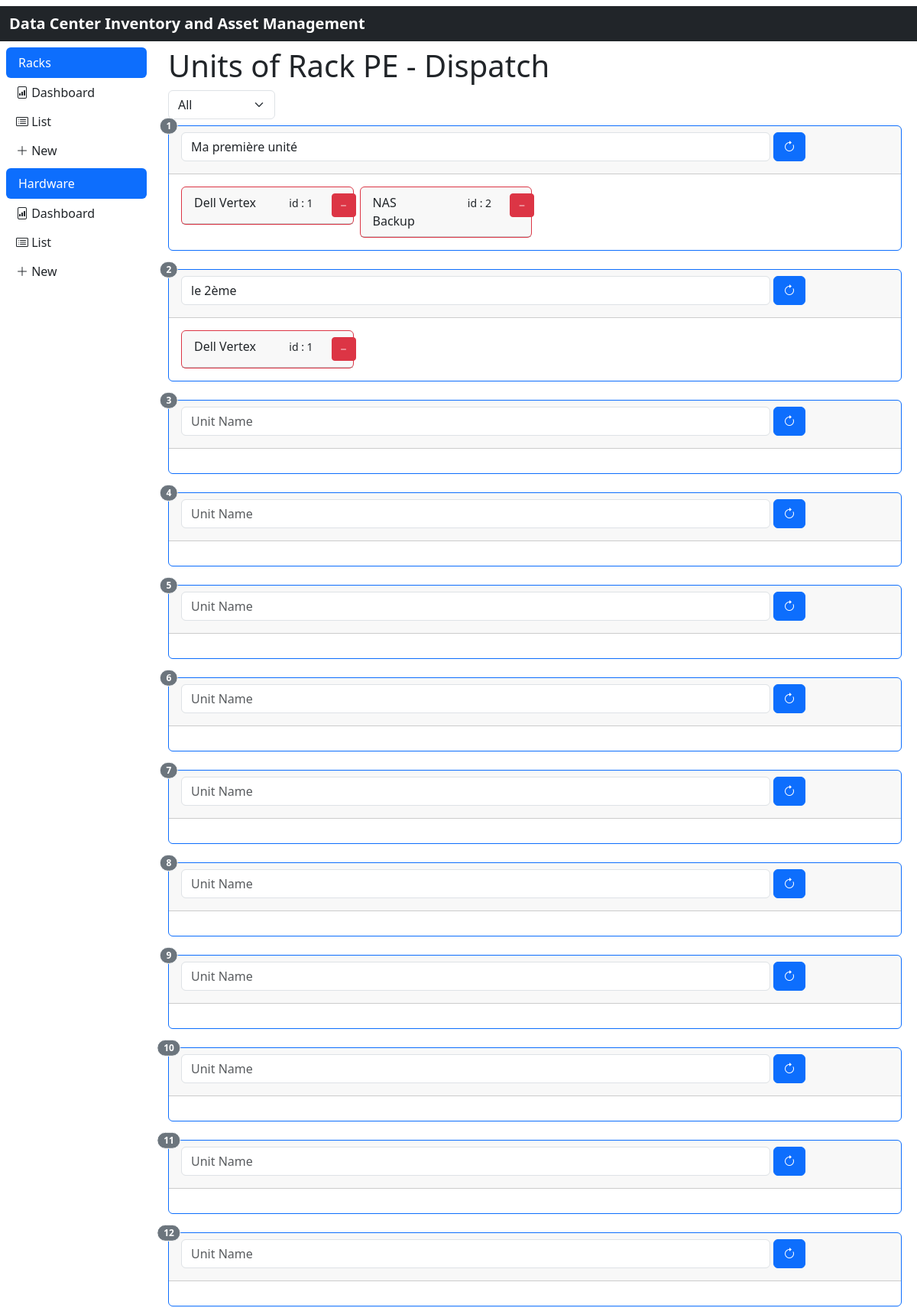
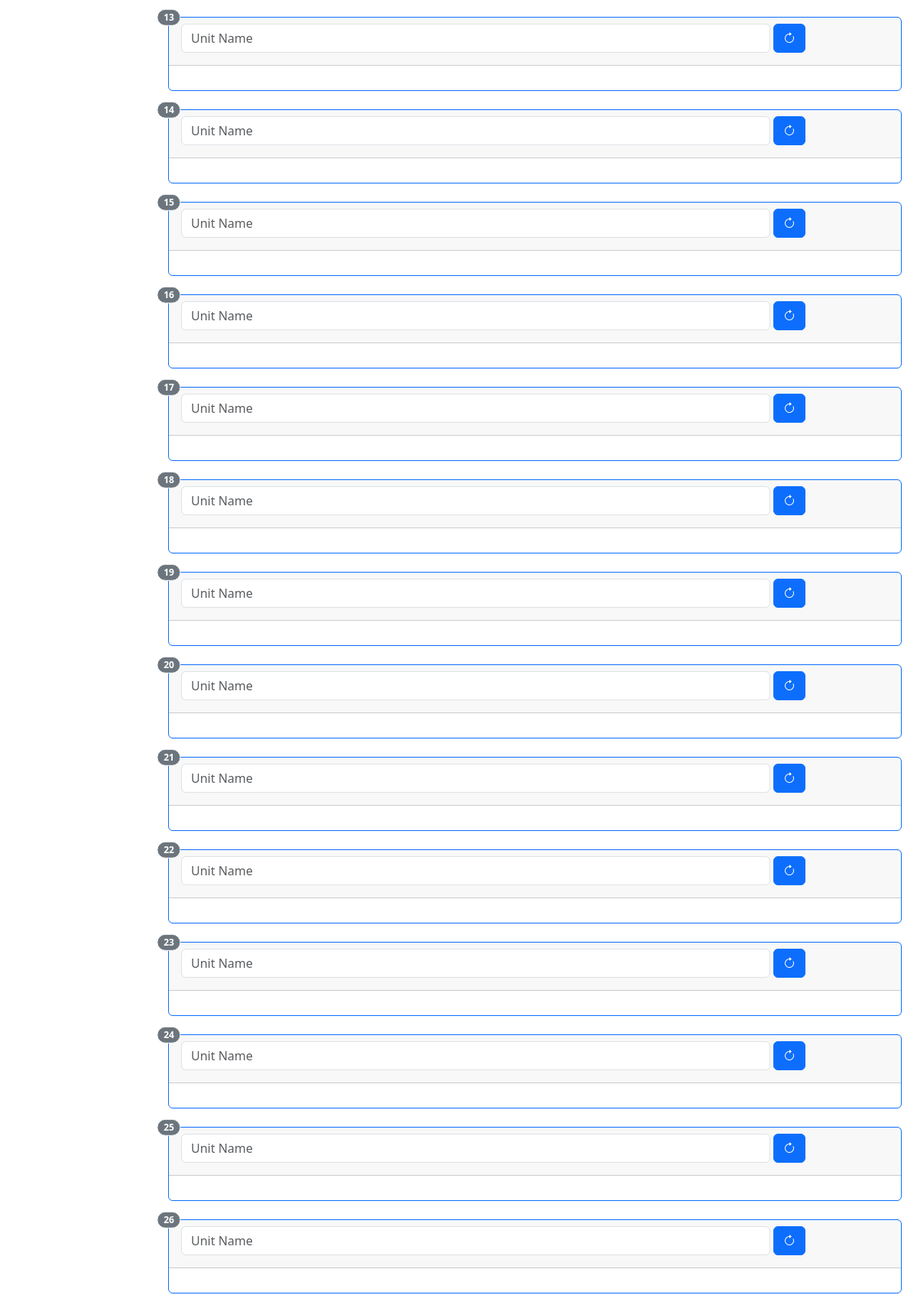
Screenshot of /rack/view/1 (upper part) with the database file from the repository (2 pictures, top to bottom).
### models.py (models this page shows)
class TimeMixin(object):
    created: Mapped[Optional[datetime]] = mapped_column(DateTime, nullable=False, default=datetime.now(timezone.utc))
    updated: Mapped[Optional[datetime]] = mapped_column(DateTime, nullable=True, default=datetime.now(timezone.utc), onupdate=datetime.now(timezone.utc))
    deleted: Mapped[Optional[datetime]] = mapped_column(DateTime, nullable=True, default=datetime.now(timezone.utc))
    active: Mapped[Optional[bool]] = mapped_column(Boolean, nullable=True, default=True)

class Rack(TimeMixin, db.Model):
    __tablename__ = 'rack'
    id: Mapped[int] = mapped_column(primary_key=True)
    name: Mapped[str] = mapped_column(String(50))
    units: Mapped[List['Unit']] = relationship('Unit', back_populates='rack')

class Unit(TimeMixin, db.Model):
    __tablename__ = 'unit'
    id: Mapped[int] = mapped_column(primary_key=True)
    seq: Mapped[int] = mapped_column(Integer, nullable=False)
    id_rack:Mapped[int] = mapped_column(ForeignKey('rack.id'))
    name: Mapped[str] = mapped_column(String(50), nullable=True)
    rack: Mapped[Rack] = relationship('Rack', back_populates='units')
    unit_hardware: Mapped[List['UnitHardware']] = relationship('UnitHardware', uselist=True, back_populates='unit')

class UnitHardware(TimeMixin, db.Model):
    __tablename__ = 'unit_hardware'
    id: Mapped[int] = mapped_column(primary_key=True)
    id_unit: Mapped[int] = mapped_column(ForeignKey('unit.id'))
    id_hardware: Mapped[int] = mapped_column(ForeignKey('hardware.id'))
    unit: Mapped[Unit] = relationship( back_populates='unit_hardware')
    hardware: Mapped['Hardware'] = relationship(back_populates='hardware_unit')
    __table_args__ = (
        UniqueConstraint('id_unit', 'id_hardware', name='unit_hardware_uc'),
    )

class Hardware(TimeMixin, db.Model):
    __tablename__ = 'hardware'
    id: Mapped[int] = mapped_column(primary_key=True)
    name: Mapped[str] = mapped_column(String(50))
    type: Mapped[str] = mapped_column(String(50))
    hardware_unit: Mapped[List['UnitHardware']] = relationship('UnitHardware', uselist=True, back_populates='hardware')

### app/rack/routes.py (the view)
@rack.route('/view/<int:rack_id>', methods=['GET', 'POST'])
def view(rack_id):
    is_filled = request.args.get('is_filled', None)
    print(is_filled)
    rack = Rack.query.get_or_404(rack_id)
    return render_template('rack/view.html', title='Units', rack=rack)

### app/rack/templates/rack/view.html (shortened to what this page needs)
{% extends "rack/index.html" %}
{% from "bootstrap5/form.html" import render_form %}
{% block content %}
    <h1>{{ title }} of {{ rack.name }}</h1>
    <div class="row mb-2">
        <div class="col-2 text-end">
            <select class="form-select" id="filter-filled" onchange="filterUnitHardware()">
                <option value="">All</option>
            </select>
        </div>
    </div>
    <div class="row row-cols-1 row-cols-md-1 g-4">
        {% for unit in rack.units %}
            <div class="col card-unit">
                <div class="card border-primary">
                    <span class="position-absolute top-0 translate-middle badge rounded-pill border border-light bg-secondary">
                        {{ unit.seq }}
                    </span>
                    <div class="card-header">
                        <div class="card-title">
                            <form class="edit_name_unit">
                                <div class="row g-1">
                                    <div class="col-10">
                                        <input class="form-control" id="unit_name" name="unit_name"
                                               placeholder="Unit Name" type="text"
                                               value="{% if unit.name %}{{ unit.name }}{% endif %}">
                                    </div>
                                    <div class="col-1">
                                        <button class="btn btn-primary btn" type="submit" data-toggle="tooltip"
                                                title="Save">
                                            <i class="bi bi-arrow-clockwise"></i>
                                        </button>
                                    </div>
                                    <div class="col-1 text-end">
                                    </div>
                                </div>
                            </form>
                        </div>
                    </div>
                    <div class="card-body">
                        <div class="card-text">
                            <div class="row row-cols-2 row-cols-md-4 g-2 card-unit-hardware">
                                {% for unit_hardware in unit.unit_hardware %}
                                    <div class="col">
                                        <div class="card border-danger">
                                            <div class="card-header">
                                                <div class="row">
                                                    <div class="col-6">
                                                        {{ unit_hardware.hardware.name }}
                                                    </div>
                                                    <div class="col-4 text-end">
                                                        <small>id : {{ unit_hardware.hardware.id }}</small>
                                                    </div>
                                                    <div class="col-2 text-end">
                                                        <div class="btn-group btn-group-justified">
                                                            <a href="{{ url_for('rack_bp.unlink_hardware', unit_hardware_id=unit_hardware.id) }}"
                                                               role="button', rack_id=rack.id) }}" role="button"
                                                               class="btn btn-danger btn-sm" tooltip="tooltip"
                                                               title="Remove hardware">
                                                                <i class="bi bi-dash"></i>
                                                            </a>
                                                        </div>
                                                    </div>
                                                </div>
                                            </div>
                                        </div>
                                    </div>
                                {% endfor %}
                            </div>
                        </div>
                    </div>
                </div>
            </div>
        {% endfor %}
    </div>
{% endblock %}

### rows the page displays
Rack: name "Rack PE - Dispatch"
Unit: seq "1", unit_name "Ma première unité"
UnitHardware: hardware.name "Dell Vertex", hardware.id "1"
UnitHardware: hardware.name "NAS Backup", hardware.id "2"
Unit: seq "2", unit_name "le 2ème"
UnitHardware: hardware.name "Dell Vertex", hardware.id "1"
Unit: seq "3"
Unit: seq "4"
Unit: seq "5"
Unit: seq "6"
Unit: seq "7"
Unit: seq "8"
Unit: seq "9"
Unit: seq "10"
Unit: seq "11"
Unit: seq "12"
Unit: seq "13"
Unit: seq "14"
Unit: seq "15"
Unit: seq "16"
Unit: seq "17"
Unit: seq "18"
Unit: seq "19"
Unit: seq "20"
Unit: seq "21"
Unit: seq "22"
Unit: seq "23"
Unit: seq "24"
Unit: seq "25"
Unit: seq "26"

### other values shown
{{ title }} "Units"
